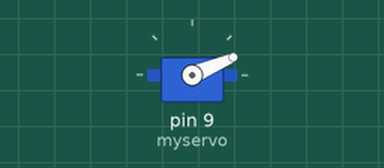
Recording of a sketch running on a simulated Arduino Uno, built with avr-gcc and run on an emulated ATmega328P. Shown: servo.

Above: at 0.05 s.
At 2.15 s:
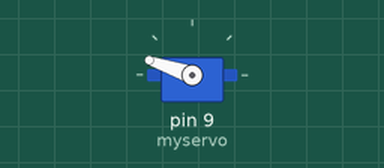
At 7.25 s:
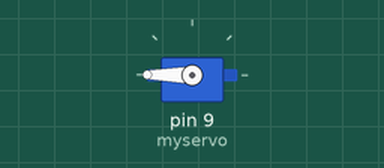
At 14.55 s:
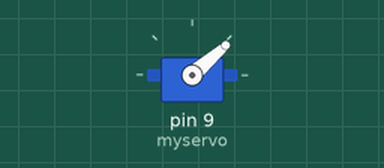
Timing chart, 0 to 20.6 s (numbered marks = the images above):
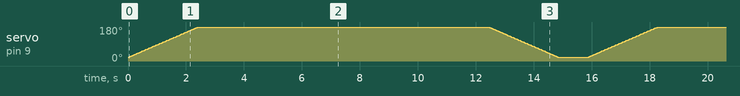

The sketch:

arduino_servo_test.ino
```cpp
#include <Servo.h>

Servo myservo; // create servo object to control a servo
// twelve servo objects can be created on most boards

int pos = 20; // variable to store the servo position, 20 is when lock is disengageed

void setup()
{
    myservo.attach(9); // attaches the servo on pin 9 to the servo object
    myservo.write(pos);
}

void loop()
{
    for (pos = 20; pos <= 180; pos += 1)
    { // goes from 0 degrees to 180 degrees, lock engaged
        // in steps of 1 degree
        myservo.write(pos); // tell servo to go to position in variable 'pos'
        delay(15);          // waits 15ms for the servo to reach the position
    }
    delay(10000);
    for (pos = 180; pos >= 20; pos -= 1)
    {                       // goes from 180 degrees to 0 degrees
        myservo.write(pos); // tell servo to go to position in variable 'pos'
        delay(15);          // waits 15ms for the servo to reach the position
    }
    delay(1000);
}
```
